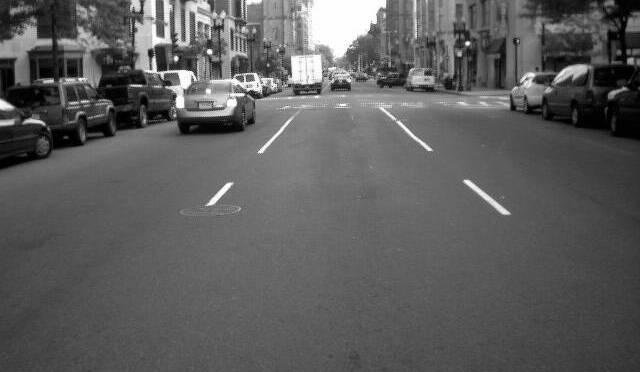
#> input picture lab5/input/street.jpg, 640 x 372 px, found by its file name
$ jupyter execute --allow-errors lab5.ipynb
#> lines starting #> are read from the running program, lines starting #| are printed output that depends on the picture; after the words box and inside, x2 and y2 are one past the last pixel; in counts of white or black regions, pixels touching at a corner belong together
### Імпортуємо необхдіні пакети та бібліотеки

[cell 1]
import cv2
import numpy as np
import matplotlib.pyplot as plt

[cell 2]
def foto(img, name):
    return plt.imshow(img, cmap='gray'), plt.xticks([]), plt.yticks([]), plt.title(str(name))

# Завдання
## 1. Методами морфологічної обробки збільшити та зменшити контури зображення
1.1 Завантажити та відобразити зображення "1_8.png" директорії "./examples/"

[cell 3]
img = cv2.imread("input/1_8.png", cv2.IMREAD_GRAYSCALE)

[cell 4]
plt.figure(figsize=(4, 4))
#> (the rest of this cell did not finish here and is left out)

1.2 Створити бінарне зображення (зображення із двома значеннями яскравості пікселів - мінімальним та максимальним) методом порогової обробки. Порогове значення яскравості встановити 10.

#> (a cell that did not finish here is left out)

#> (a cell that did not finish here is left out)

1.3 Відобразити бінарне зображення

[cell 7]
plt.figure(figsize=(5, 5))
#> (the rest of this cell did not finish here and is left out)

1.4 Встановити ядро розміром 2х2

[cell 8]
n = ([2,2])
kernel = np.ones(n, np.uint8)

1.5 Застосувати ерозію до бінарного зображення та відобразити його

#> (a cell that did not finish here is left out)

1.6 Застосувати діляцію до бінарного зображення та відобразити його

#> (a cell that did not finish here is left out)

## 2. Методами морфологічної обробки підготувати зображення до подальшої обробки
2.1 Завантажити та відобразити зображення "street.jpg" директорії "./examples/"

[cell 11]
baza = cv2.imread("input\street.jpg", cv2.IMREAD_GRAYSCALE)
#> baza is the input picture: shape (372, 640); min 0, max 255, mean 93.1

[cell 12]
plt.figure(figsize=(8, 8))
#> (the rest of this cell did not finish here and is left out)

plt.show();

2.2 Створити бінарне зображення (зображення із двома значеннями яскравості пікселів - мінімальне та максимальне) методом порогової обробки. Порогове значення яскравості встановити 170.

[cell 13]
baza_bin = baza.copy()
threshold = 165
max_val = 255
min_val = 0

[cell 14]
for row in range(baza.shape[0]):
    for col in range(baza.shape[1]):
        if (baza[row][col]) > threshold:
            baza_bin[row][col] = max_val
        else:
            baza_bin[row][col] = min_val
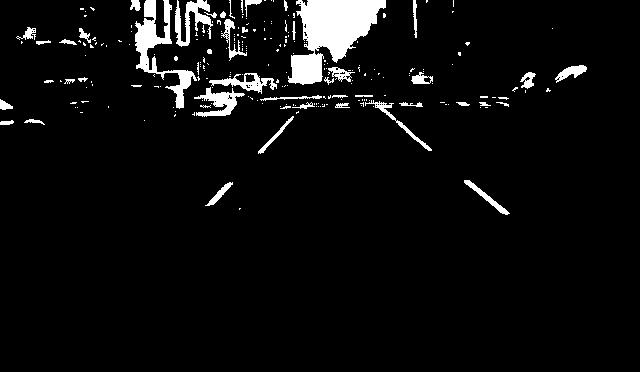
#> baza_bin: shape (372, 640); 5.2% white; 235 white regions (188 under 20 px), largest, box (x1, y1, x2, y2) and area: (288, 0, 386, 85) 4390, (135, 0, 197, 109) 1841, (175, 0, 213, 47) 757

n = ([2,2])
kernel = np.ones(n, np.uint8)

2.3 Відобразити бінарне зображення

[cell 15]
plt.figure(figsize=(8, 8))
foto(baza_bin, "binar baza")
plt.show();

2.4 Встановити ядро розміром 2х2

[cell 16]
n = ([2,2])
kernel = np.ones(n, np.uint8)

2.5 Застосувати ерозію до бінарного зображення та відобразити його

[cell 17]
erosion = cv2.erode(baza_bin,kernel)
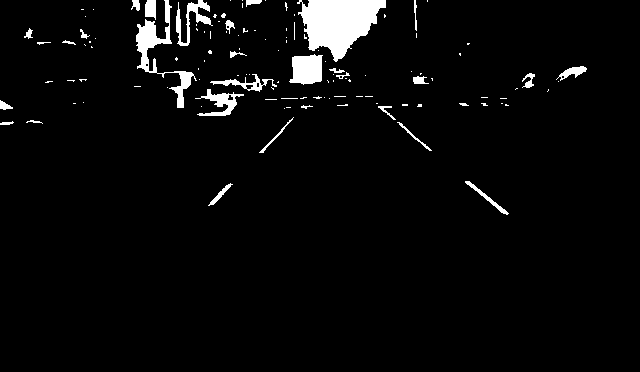
#> erosion: shape (372, 640); 3.8% white; 120 white regions (89 under 20 px), largest, box (x1, y1, x2, y2) and area: (297, 0, 386, 62) 3329, (136, 0, 197, 108) 1336, (289, 54, 323, 85) 822

plt.figure(figsize=(8, 5))
foto(erosion, "erosion baza")
plt.show();

2.6 Застосувати морфологічне відкриття до зображження після обробки ерозією та відобразити його

[cell 18]
opening = cv2.morphologyEx(erosion, cv2.MORPH_GRADIENT, kernel)
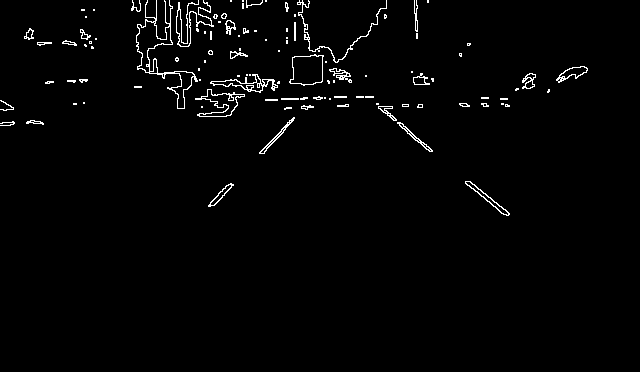
#> opening: shape (372, 640); 1.9% white in thin lines or dots, all inside (x1, y1, x2, y2) = (0, 0, 588, 216)

plt.figure(figsize=(8, 5))
foto(opening, "opening baza")
plt.show();
